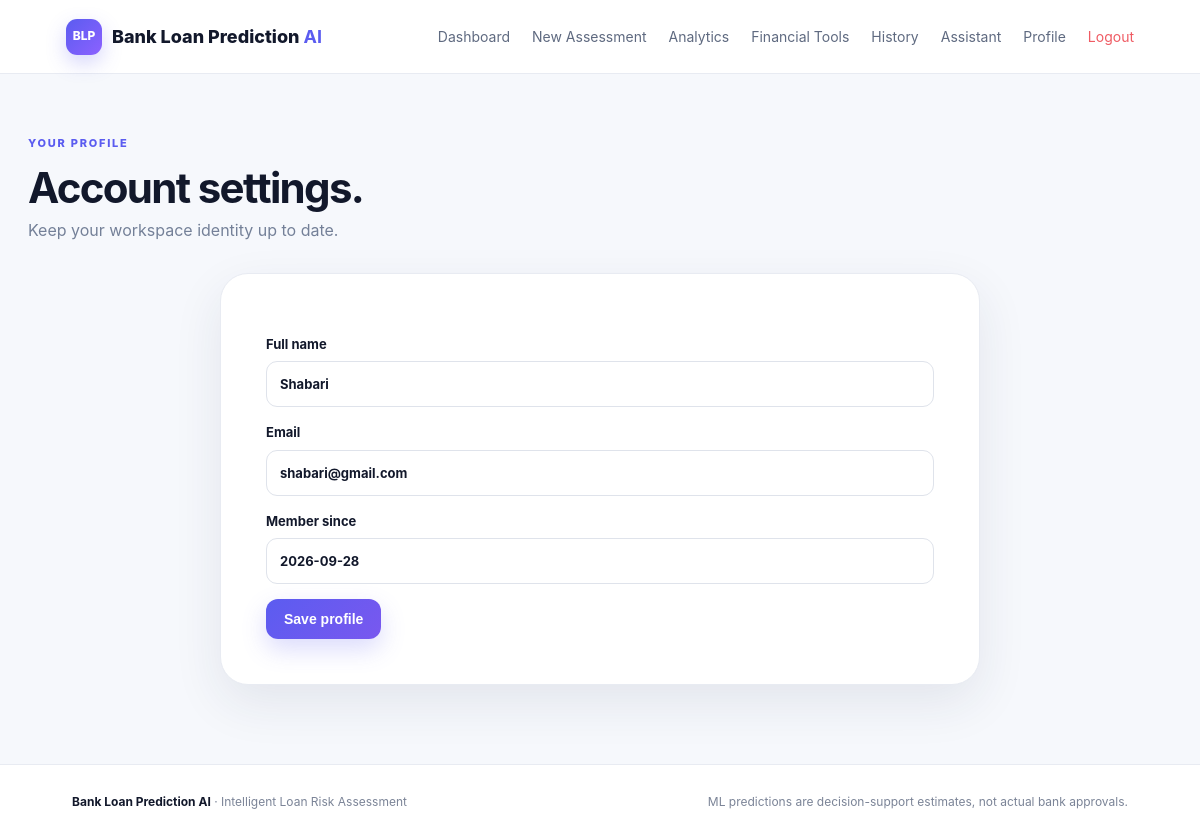
Screenshot of /profile (signed in) with the database file from the repository.
### tables this page shows
CREATE TABLE users (
        id INTEGER PRIMARY KEY AUTOINCREMENT,
        name TEXT NOT NULL,
        email TEXT UNIQUE NOT NULL,
        password_hash TEXT NOT NULL,
        created_at TEXT NOT NULL
    );

### app.py (the view)
@app.route('/profile', methods=['GET','POST'])
@login_required
def profile():
    if request.method=='POST':
        name=request.form.get('name','').strip()
        if name:
            conn=db(); conn.execute('UPDATE users SET name=? WHERE id=?',(name,session['user_id'])); conn.commit(); conn.close(); flash('Profile updated.','success')
        return redirect(url_for('profile'))
    return render_template('profile.html')

### app.py (called while the page is built)
def db():
    conn = sqlite3.connect(DB_PATH)
    conn.row_factory = sqlite3.Row
    return conn

def current_user():
    if not session.get('user_id'):
        return None
    conn = db(); user = conn.execute('SELECT * FROM users WHERE id=?', (session['user_id'],)).fetchone(); conn.close()
    return user

def login_required(fn):
    from functools import wraps
    @wraps(fn)
    def wrapper(*args, **kwargs):
        if not session.get('user_id'):
            flash('Please login to access your Bank Loan Prediction workspace.', 'warning')
            return redirect(url_for('login', next=request.path))
        return fn(*args, **kwargs)
    return wrapper

@app.context_processor
def inject_globals():
    return {'user': current_user(), 'year': datetime.now().year}

### templates/profile.html
{% extends 'base.html' %}{% block title %}Profile · Bank Loan Prediction AI{% endblock %}{% block content %}<section class="page-head"><div><span class="eyebrow">YOUR PROFILE</span><h1>Account settings.</h1><p>Keep your workspace identity up to date.</p></div></section><section class="auth-card" style="max-width:760px;margin:0 auto 60px"><form method="post"><label>Full name<input name="name" value="{{ user['name'] }}" required></label><label>Email<input value="{{ user['email'] }}" disabled></label><label>Member since<input value="{{ user['created_at'][:10] }}" disabled></label><button class="btn primary">Save profile</button></form></section>{% endblock %}

### static/css/app.css (style rules this page uses)
:root { --ink:#12182b;--muted:#748098;--line:#e8ebf2;--bg:#f6f8fc;--card:#fff;--primary:#5b5cf0;--primary2:#7a5cff;--green:#18b77e;--red:#ef5b63;--amber:#f2b84b;--shadow:0 18px 50px rgba(31,40,75,.09) }
* { box-sizing:border-box }
body { margin:0;font-family:Inter,ui-sans-serif,system-ui,-apple-system,Segoe UI,sans-serif;color:var(--ink);background:var(--bg);line-height:1.55 }
.eyebrow { display:inline-block;font-size:11px;letter-spacing:.16em;font-weight:800;color:var(--primary);margin-bottom:10px }
.btn { display:inline-flex;align-items:center;justify-content:center;gap:8px;border:0;cursor:pointer;padding:12px 18px;border-radius:12px;font-weight:750;font-size:14px }
.btn.primary { background:linear-gradient(135deg,var(--primary),#7958ef);color:#fff;box-shadow:0 10px 25px rgba(91,92,240,.22) }
.page-head { max-width:1200px;margin:0 auto;padding:55px 28px 30px;display:flex;justify-content:space-between;align-items:end;gap:25px }
.page-head h1 { font-size:42px;line-height:1.08;letter-spacing:-.04em;margin:3px 0 8px }
.page-head p { color:var(--muted);margin:0 }
.auth-card,.auth-art { padding:45px;border-radius:28px;border:1px solid var(--line);background:#fff;box-shadow:var(--shadow) }
label { display:grid;gap:7px;font-size:13px;font-weight:700;margin:15px 0 }
input,select { width:100%;border:1px solid #dfe3eb;border-radius:11px;padding:12px 13px;font:inherit;color:var(--ink);background:#fff;outline:none }

### rows the page displays
users: name "Shabari", email "shabari@gmail.com", created_at "2026-09-28"
